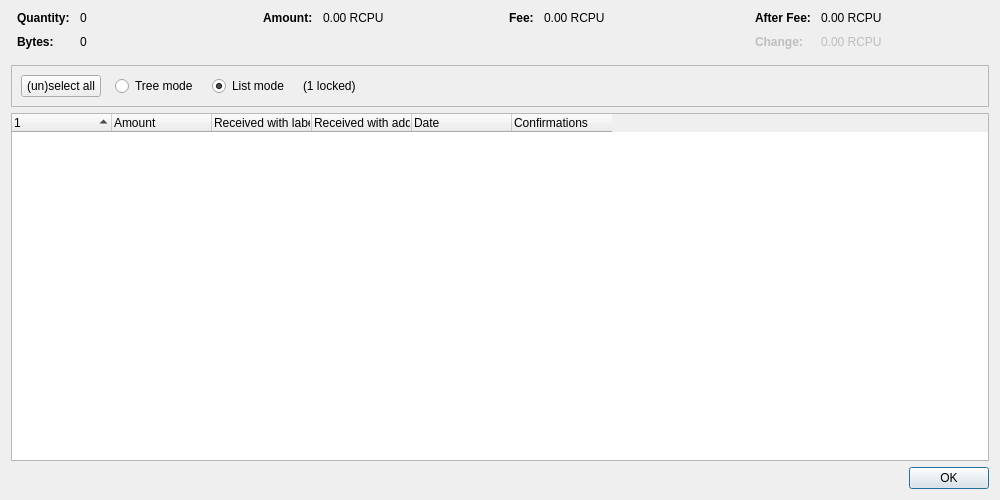
<?xml version="1.0" encoding="UTF-8"?>
<ui version="4.0">
 <class>CoinControlDialog</class>
 <widget class="QDialog" name="CoinControlDialog">
  <property name="geometry">
   <rect>
    <x>0</x>
    <y>0</y>
    <width>1000</width>
    <height>500</height>
   </rect>
  </property>
  <property name="windowTitle">
   <string>Coin Selection</string>
  </property>
  <layout class="QVBoxLayout" name="verticalLayout">
   <item>
    <layout class="QHBoxLayout" name="horizontalLayoutTop" stretch="0,0,0,0">
     <property name="topMargin">
      <number>0</number>
     </property>
     <property name="bottomMargin">
      <number>10</number>
     </property>
     <item>
      <layout class="QFormLayout" name="formLayoutCoinControl1">
       <property name="labelAlignment">
        <set>Qt::AlignLeft|Qt::AlignVCenter</set>
       </property>
       <property name="horizontalSpacing">
        <number>10</number>
       </property>
       <property name="verticalSpacing">
        <number>10</number>
       </property>
       <property name="leftMargin">
        <number>6</number>
       </property>
       <property name="rightMargin">
        <number>6</number>
       </property>
       <item row="0" column="0">
        <widget class="QLabel" name="labelCoinControlQuantityText">
         <property name="font">
          <font>
           <weight>75</weight>
           <bold>true</bold>
          </font>
         </property>
         <property name="text">
          <string>Quantity:</string>
         </property>
        </widget>
       </item>
       <item row="0" column="1">
        <widget class="QLabel" name="labelCoinControlQuantity">
         <property name="cursor">
          <cursorShape>IBeamCursor</cursorShape>
         </property>
         <property name="contextMenuPolicy">
          <enum>Qt::ActionsContextMenu</enum>
         </property>
         <property name="text">
          <string notr="true">0</string>
         </property>
         <property name="textInteractionFlags">
          <set>Qt::LinksAccessibleByMouse|Qt::TextSelectableByKeyboard|Qt::TextSelectableByMouse</set>
         </property>
        </widget>
       </item>
       <item row="1" column="0">
        <widget class="QLabel" name="labelCoinControlBytesText">
         <property name="font">
          <font>
           <weight>75</weight>
           <bold>true</bold>
          </font>
         </property>
         <property name="text">
          <string>Bytes:</string>
         </property>
        </widget>
       </item>
       <item row="1" column="1">
        <widget class="QLabel" name="labelCoinControlBytes">
         <property name="cursor">
          <cursorShape>IBeamCursor</cursorShape>
         </property>
         <property name="contextMenuPolicy">
          <enum>Qt::ActionsContextMenu</enum>
         </property>
         <property name="text">
          <string notr="true">0</string>
         </property>
         <property name="textInteractionFlags">
          <set>Qt::LinksAccessibleByMouse|Qt::TextSelectableByKeyboard|Qt::TextSelectableByMouse</set>
         </property>
        </widget>
       </item>
      </layout>
     </item>
     <item>
      <layout class="QFormLayout" name="formLayoutCoinControl2">
       <property name="horizontalSpacing">
        <number>10</number>
       </property>
       <property name="verticalSpacing">
        <number>10</number>
       </property>
       <property name="leftMargin">
        <number>6</number>
       </property>
       <property name="rightMargin">
        <number>6</number>
       </property>
       <item row="0" column="0">
        <widget class="QLabel" name="labelCoinControlAmountText">
         <property name="font">
          <font>
           <weight>75</weight>
           <bold>true</bold>
          </font>
         </property>
         <property name="text">
          <string>Amount:</string>
         </property>
        </widget>
       </item>
       <item row="0" column="1">
        <widget class="QLabel" name="labelCoinControlAmount">
         <property name="cursor">
          <cursorShape>IBeamCursor</cursorShape>
         </property>
         <property name="contextMenuPolicy">
          <enum>Qt::ActionsContextMenu</enum>
         </property>
         <property name="text">
          <string notr="true">0.00 RCPU</string>
         </property>
         <property name="textInteractionFlags">
          <set>Qt::LinksAccessibleByMouse|Qt::TextSelectableByKeyboard|Qt::TextSelectableByMouse</set>
         </property>
        </widget>
       </item>
      </layout>
     </item>
     <item>
      <layout class="QFormLayout" name="formLayoutCoinControl3">
       <property name="horizontalSpacing">
        <number>10</number>
       </property>
       <property name="verticalSpacing">
        <number>10</number>
       </property>
       <property name="leftMargin">
        <number>6</number>
       </property>
       <property name="rightMargin">
        <number>6</number>
       </property>
       <item row="0" column="0">
        <widget class="QLabel" name="labelCoinControlFeeText">
         <property name="font">
          <font>
           <weight>75</weight>
           <bold>true</bold>
          </font>
         </property>
         <property name="text">
          <string>Fee:</string>
         </property>
        </widget>
       </item>
       <item row="0" column="1">
        <widget class="QLabel" name="labelCoinControlFee">
         <property name="cursor">
          <cursorShape>IBeamCursor</cursorShape>
         </property>
         <property name="contextMenuPolicy">
          <enum>Qt::ActionsContextMenu</enum>
         </property>
         <property name="text">
          <string notr="true">0.00 RCPU</string>
         </property>
         <property name="textInteractionFlags">
          <set>Qt::LinksAccessibleByMouse|Qt::TextSelectableByKeyboard|Qt::TextSelectableByMouse</set>
         </property>
        </widget>
       </item>
      </layout>
     </item>
     <item>
      <layout class="QFormLayout" name="formLayoutCoinControl4">
       <property name="labelAlignment">
        <set>Qt::AlignLeft|Qt::AlignVCenter</set>
       </property>
       <property name="horizontalSpacing">
        <number>10</number>
       </property>
       <property name="verticalSpacing">
        <number>10</number>
       </property>
       <property name="leftMargin">
        <number>6</number>
       </property>
       <property name="rightMargin">
        <number>6</number>
       </property>
       <item row="0" column="0">
        <widget class="QLabel" name="labelCoinControlAfterFeeText">
         <property name="font">
          <font>
           <weight>75</weight>
           <bold>true</bold>
          </font>
         </property>
         <property name="text">
          <string>After Fee:</string>
         </property>
        </widget>
       </item>
       <item row="0" column="1">
        <widget class="QLabel" name="labelCoinControlAfterFee">
         <property name="cursor">
          <cursorShape>IBeamCursor</cursorShape>
         </property>
         <property name="contextMenuPolicy">
          <enum>Qt::ActionsContextMenu</enum>
         </property>
         <property name="text">
          <string notr="true">0.00 RCPU</string>
         </property>
         <property name="textInteractionFlags">
          <set>Qt::LinksAccessibleByMouse|Qt::TextSelectableByKeyboard|Qt::TextSelectableByMouse</set>
         </property>
        </widget>
       </item>
       <item row="1" column="0">
        <widget class="QLabel" name="labelCoinControlChangeText">
         <property name="enabled">
          <bool>false</bool>
         </property>
         <property name="font">
          <font>
           <weight>75</weight>
           <bold>true</bold>
          </font>
         </property>
         <property name="text">
          <string>Change:</string>
         </property>
        </widget>
       </item>
       <item row="1" column="1">
        <widget class="QLabel" name="labelCoinControlChange">
         <property name="enabled">
          <bool>false</bool>
         </property>
         <property name="cursor">
          <cursorShape>IBeamCursor</cursorShape>
         </property>
         <property name="contextMenuPolicy">
          <enum>Qt::ActionsContextMenu</enum>
         </property>
         <property name="text">
          <string notr="true">0.00 RCPU</string>
         </property>
         <property name="textInteractionFlags">
          <set>Qt::LinksAccessibleByMouse|Qt::TextSelectableByKeyboard|Qt::TextSelectableByMouse</set>
         </property>
        </widget>
       </item>
      </layout>
     </item>
    </layout>
   </item>
   <item>
    <widget class="QFrame" name="frame">
     <property name="minimumSize">
      <size>
       <width>0</width>
       <height>40</height>
      </size>
     </property>
     <property name="frameShape">
      <enum>QFrame::StyledPanel</enum>
     </property>
     <property name="frameShadow">
      <enum>QFrame::Sunken</enum>
     </property>
     <layout class="QHBoxLayout" name="horizontalLayout">
      <item>
       <layout class="QHBoxLayout" name="horizontalLayoutPanel" stretch="0,0,0,0,0">
        <property name="spacing">
         <number>14</number>
        </property>
        <item>
         <widget class="QPushButton" name="pushButtonSelectAll">
          <property name="sizePolicy">
           <sizepolicy hsizetype="Maximum" vsizetype="Fixed">
            <horstretch>0</horstretch>
            <verstretch>0</verstretch>
           </sizepolicy>
          </property>
          <property name="text">
           <string>(un)select all</string>
          </property>
          <property name="autoDefault">
           <bool>false</bool>
          </property>
         </widget>
        </item>
        <item>
         <widget class="QRadioButton" name="radioTreeMode">
          <property name="sizePolicy">
           <sizepolicy hsizetype="Maximum" vsizetype="Fixed">
            <horstretch>0</horstretch>
            <verstretch>0</verstretch>
           </sizepolicy>
          </property>
          <property name="text">
           <string>Tree mode</string>
          </property>
         </widget>
        </item>
        <item>
         <widget class="QRadioButton" name="radioListMode">
          <property name="sizePolicy">
           <sizepolicy hsizetype="Maximum" vsizetype="Fixed">
            <horstretch>0</horstretch>
            <verstretch>0</verstretch>
           </sizepolicy>
          </property>
          <property name="text">
           <string>List mode</string>
          </property>
          <property name="checked">
           <bool>true</bool>
          </property>
         </widget>
        </item>
        <item>
         <widget class="QLabel" name="labelLocked">
          <property name="text">
           <string notr="true">(1 locked)</string>
          </property>
         </widget>
        </item>
        <item>
         <spacer name="horizontalSpacer">
          <property name="orientation">
           <enum>Qt::Horizontal</enum>
          </property>
          <property name="sizeHint" stdset="0">
           <size>
            <width>40</width>
            <height>20</height>
           </size>
          </property>
         </spacer>
        </item>
       </layout>
      </item>
     </layout>
    </widget>
   </item>
   <item>
    <widget class="CoinControlTreeWidget" name="treeWidget">
     <property name="contextMenuPolicy">
      <enum>Qt::CustomContextMenu</enum>
     </property>
     <property name="sortingEnabled">
      <bool>false</bool>
     </property>
     <property name="columnCount">
      <number>6</number>
     </property>
     <attribute name="headerShowSortIndicator" stdset="0">
      <bool>true</bool>
     </attribute>
     <attribute name="headerStretchLastSection">
      <bool>false</bool>
     </attribute>
     <column>
      <property name="text">
       <string/>
      </property>
     </column>
     <column>
      <property name="text">
       <string>Amount</string>
      </property>
     </column>
     <column>
      <property name="text">
       <string>Received with label</string>
      </property>
     </column>
     <column>
      <property name="text">
       <string>Received with address</string>
      </property>
     </column>
     <column>
      <property name="text">
       <string>Date</string>
      </property>
     </column>
     <column>
      <property name="text">
       <string>Confirmations</string>
      </property>
      <property name="toolTip">
       <string>Confirmed</string>
      </property>
     </column>
     <column>
      <property name="text">
       <string/>
      </property>
     </column>
     <column>
      <property name="text">
       <string/>
      </property>
     </column>
     <column>
      <property name="text">
       <string/>
      </property>
     </column>
     <column>
      <property name="text">
       <string/>
      </property>
     </column>
    </widget>
   </item>
   <item>
    <widget class="QDialogButtonBox" name="buttonBox">
     <property name="orientation">
      <enum>Qt::Horizontal</enum>
     </property>
     <property name="standardButtons">
      <set>QDialogButtonBox::Ok</set>
     </property>
    </widget>
   </item>
  </layout>
 </widget>
 <customwidgets>
  <customwidget>
   <class>CoinControlTreeWidget</class>
   <extends>QTreeWidget</extends>
   <header>qt/coincontroltreewidget.h</header>
  </customwidget>
 </customwidgets>
 <resources/>
 <connections/>
</ui>
